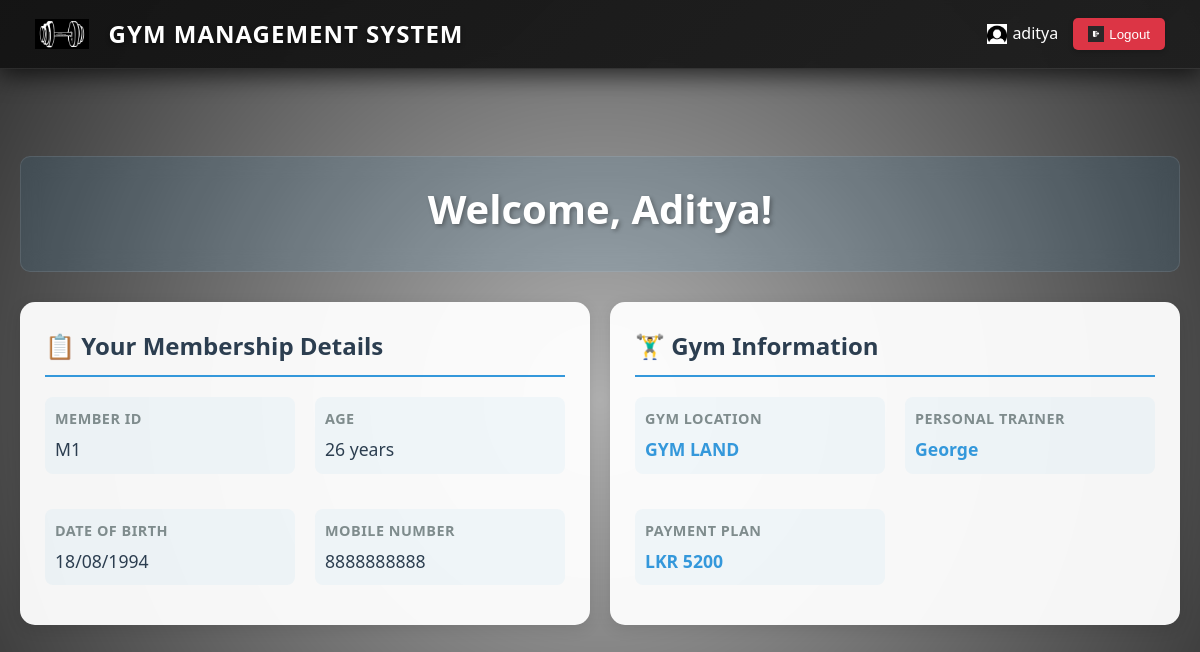
Page /member/member_dashboard.php (signed in) on the committed database.
### tables this page shows
CREATE TABLE `member` (
  `mem_id` varchar(20) NOT NULL,
  `name` varchar(30) DEFAULT NULL,
  `dob` varchar(20) DEFAULT NULL,
  `age` varchar(20) DEFAULT NULL,
  `mobileno` varchar(10) DEFAULT NULL,
  `pay_id` varchar(20) DEFAULT NULL,
  `trainer_id` varchar(20) DEFAULT NULL,
  `gym_id` varchar(20) NOT NULL
);

CREATE TABLE `gym` (
  `gym_id` varchar(20) NOT NULL,
  `gym_name` varchar(30) NOT NULL,
  `address` varchar(150) NOT NULL,
  `type` varchar(20) NOT NULL
);

CREATE TABLE `trainer` (
  `trainer_id` varchar(20) NOT NULL,
  `name` varchar(20) DEFAULT NULL,
  `time` varchar(10) DEFAULT NULL,
  `mobileno` varchar(10) DEFAULT NULL,
  `pay_id` varchar(20) DEFAULT NULL
);

CREATE TABLE `payment` (
  `pay_id` varchar(20) NOT NULL,
  `amount` varchar(20) DEFAULT NULL,
  `gym_id` varchar(20) DEFAULT NULL
);

### member/member_dashboard.php (the view, shortened to what this page needs)
<?php
require_once('../db.php');
$member_id = $_SESSION['member_id'];
$stmt = $conn->prepare("
    SELECT m.*, p.amount, t.name AS trainer_name, g.gym_name
    FROM member m
    LEFT JOIN payment p ON m.pay_id = p.pay_id
    LEFT JOIN trainer t ON m.trainer_id = t.trainer_id
    LEFT JOIN gym g ON m.gym_id = g.gym_id
    WHERE m.mem_id = ?
");
$stmt->bind_param("s", $member_id);
$stmt->execute();
$member = $stmt->get_result()->fetch_assoc();
?>
<!DOCTYPE html>
<html lang="en">
<head>
    <link rel="stylesheet" href="../styles.css">
</head>
<body>
    <?php include('../navbar.php'); ?>
    <div class="dashboard-container">
        <div class="welcome-header">
            <h1>Welcome, <?= htmlspecialchars($member['name']) ?>!</h1>
        </div>
        <div class="cards-container">
            <div class="member-card">
                <h2>📋 Your Membership Details</h2>
                <div class="member-info">
                    <div class="info-item">
                        <div class="info-label">Member ID</div>
                        <div class="info-value"><?= htmlspecialchars($member['mem_id']) ?></div>
                    </div>
                    <div class="info-item">
                        <div class="info-label">Age</div>
                        <div class="info-value"><?= htmlspecialchars($member['age']) ?> years</div>
                    </div>
                    <div class="info-item">
                        <div class="info-label">Date of Birth</div>
                        <div class="info-value"><?= htmlspecialchars($member['dob']) ?></div>
                    </div>
                    <div class="info-item">
                        <div class="info-label">Mobile Number</div>
                        <div class="info-value"><?= htmlspecialchars($member['mobileno']) ?></div>
                    </div>
                </div>
            </div>
            <div class="member-card">
                <h2>🏋️‍♂️ Gym Information</h2>
                <div class="member-info">
                    <div class="info-item">
                        <div class="info-label">Gym Location</div>
                        <div class="info-value highlight"><?= htmlspecialchars($member['gym_name']) ?></div>
                    </div>
                    <div class="info-item">
                        <div class="info-label">Personal Trainer</div>
                        <div class="info-value highlight"><?= htmlspecialchars($member['trainer_name']) ?></div>
                    </div>
                    <div class="info-item">
                        <div class="info-label">Payment Plan</div>
                        <div class="info-value highlight">LKR <?= htmlspecialchars($member['amount']) ?></div>
                    </div>
                </div>
            </div>
        </div>
    </div>
</body>
</html>

### styles.css (style rules this page uses)
:root { --primary-color: #3498db; --secondary-color: #2c3e50; --danger-color: #e74c3c; --warning-color: #f39c12; --success-color: #2ecc71; --light-color: #ecf0f1; --dark-color: #2c3e50; --text-color: #333; --text-light: #f5f5f5; --border-radius: 4px; --box-shadow: 0 2px 5px rgba(0,0,0,0.1); }
* { box-sizing: border-box; margin: 0; padding: 0; }
body { font-family: 'Segoe UI', Tahoma, Geneva, Verdana, sans-serif; line-height: 1.6; color: var(--text-color); background-color: #f5f5f5; }

### home/home.css (style rules this page uses)
body { min-height: 100vh; background: url('/GYM-MANAGEMENT-SYSTEM/images/image1.jpg') no-repeat center center fixed; background-size: cover; font-family: 'Segoe UI', Tahoma, Geneva, Verdana, sans-serif; color: #f0f0f0; position: relative; margin: 0; padding-top: 56px; overflow-x: hidden; }
body::before { content: ""; position: fixed; top: 0; left: 0; width: 100%; height: 100%; background: radial-gradient(circle at center, rgba(0,0,0,0.3) 0%, rgba(0,0,0,0.8) 100%); z-index: -1; }
* { scrollbar-width: thin; scrollbar-color: rgba(0, 212, 255, 0.6) rgba(255, 255, 255, 0.05); }

### member/member_dashboard.php (style rules this page uses)
body { background-image: url('../images/image1.jpg'); background-size: cover; background-position: center; background-attachment: fixed; color: #333; position: relative; }
body::before { content: ''; position: fixed; top: 0; left: 0; width: 100%; height: 100%; background: rgba(0, 0, 0, 0.7); z-index: -1; }
.dashboard-container { padding: 20px; max-width: 1200px; margin: 80px auto 20px; animation: fadeIn 0.5s ease-in-out; }
.welcome-header { text-align: center; color: white; margin-bottom: 30px; padding: 20px; border-radius: 10px; background: rgba(52, 152, 219, 0.1); backdrop-filter: blur(10px); border: 1px solid rgba(255, 255, 255, 0.1); }
.welcome-header h1 { font-size: 2.5rem; margin-bottom: 10px; text-shadow: 2px 2px 4px rgba(0,0,0,0.3); }
.cards-container { display: grid; grid-template-columns: repeat(auto-fit, minmax(300px, 1fr)); gap: 20px; margin-top: 20px; }
.member-card { background: rgba(255, 255, 255, 0.95); border-radius: 15px; padding: 25px; box-shadow: 0 4px 15px rgba(0,0,0,0.1); transition: transform 0.3s ease, box-shadow 0.3s ease; animation: slideUp 0.5s ease-out forwards; opacity: 0; }
.member-card:nth-child(1) { animation-delay: 0.1s; }
.member-card:nth-child(2) { animation-delay: 0.2s; }
.member-card h2 { color: #2c3e50; font-size: 1.5rem; margin-bottom: 20px; padding-bottom: 10px; border-bottom: 2px solid #3498db; }
.member-info { display: grid; grid-template-columns: repeat(auto-fit, minmax(200px, 1fr)); gap: 20px; }
.info-item { margin-bottom: 15px; padding: 10px; border-radius: 8px; background: rgba(52, 152, 219, 0.05); transition: background-color 0.3s ease; }
.info-label { font-weight: 600; color: #7f8c8d; margin-bottom: 5px; font-size: 0.9rem; text-transform: uppercase; letter-spacing: 0.5px; }
.info-value { color: #2c3e50; font-size: 1.1rem; font-weight: 500; }
.highlight { color: #3498db; font-weight: 600; }

### rows in the picture
member: name "Aditya", mem_id "M1", age "26", dob "18/08/1994", mobileno "8888888888", gym.gym_name "GYM LAND", trainer.name "George", pay.amount "5200"

### other values in the picture
$_SESSION['uname'] "aditya"
